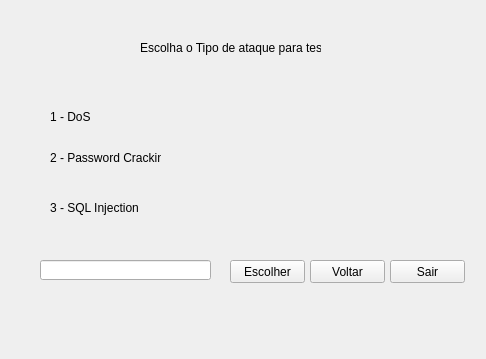
<?xml version="1.0" encoding="UTF-8"?>
<ui version="4.0">
 <class>ChoiceWindow</class>
 <widget class="QMainWindow" name="ChoiceWindow">
  <property name="geometry">
   <rect>
    <x>0</x>
    <y>0</y>
    <width>486</width>
    <height>359</height>
   </rect>
  </property>
  <property name="windowTitle">
   <string>Simulador de Defesa Cibernética</string>
  </property>
  <widget class="QWidget" name="centralwidget">
   <widget class="QLabel" name="LableTitle">
    <property name="geometry">
     <rect>
      <x>140</x>
      <y>40</y>
      <width>181</width>
      <height>16</height>
     </rect>
    </property>
    <property name="text">
     <string>Escolha o Tipo de ataque para testar</string>
    </property>
   </widget>
   <widget class="QLabel" name="label">
    <property name="geometry">
     <rect>
      <x>50</x>
      <y>110</y>
      <width>47</width>
      <height>13</height>
     </rect>
    </property>
    <property name="text">
     <string>1 - DoS</string>
    </property>
   </widget>
   <widget class="QLabel" name="label_2">
    <property name="geometry">
     <rect>
      <x>50</x>
      <y>150</y>
      <width>111</width>
      <height>16</height>
     </rect>
    </property>
    <property name="text">
     <string>2 - Password Cracking</string>
    </property>
   </widget>
   <widget class="QLabel" name="label_3">
    <property name="geometry">
     <rect>
      <x>50</x>
      <y>200</y>
      <width>91</width>
      <height>16</height>
     </rect>
    </property>
    <property name="text">
     <string>3 - SQL Injection</string>
    </property>
   </widget>
   <widget class="QLineEdit" name="inputChoice">
    <property name="geometry">
     <rect>
      <x>40</x>
      <y>260</y>
      <width>171</width>
      <height>20</height>
     </rect>
    </property>
   </widget>
   <widget class="QPushButton" name="btnChoice">
    <property name="geometry">
     <rect>
      <x>230</x>
      <y>260</y>
      <width>75</width>
      <height>23</height>
     </rect>
    </property>
    <property name="text">
     <string>Escolher</string>
    </property>
   </widget>
   <widget class="QPushButton" name="btnClose">
    <property name="geometry">
     <rect>
      <x>390</x>
      <y>260</y>
      <width>75</width>
      <height>23</height>
     </rect>
    </property>
    <property name="text">
     <string>Sair</string>
    </property>
   </widget>
   <widget class="QPushButton" name="btnBack">
    <property name="geometry">
     <rect>
      <x>310</x>
      <y>260</y>
      <width>75</width>
      <height>23</height>
     </rect>
    </property>
    <property name="text">
     <string>Voltar</string>
    </property>
   </widget>
  </widget>
 </widget>
 <resources/>
 <connections/>
</ui>
